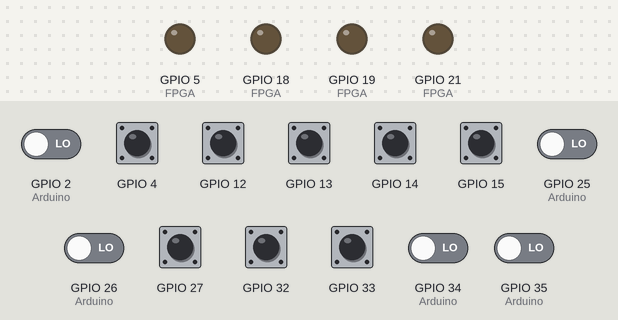
Simulated run of this sketch. Board: ESP32. On the bench: output pins drawn as LEDs (lit = HIGH). Inputs (shaded band) come from the test bench; at power-on: GPIO 4, GPIO 12–15, GPIO 27, GPIO 32, GPIO 33 HIGH, GPIO 2 (Arduino), GPIO 25 (Arduino), GPIO 26 (Arduino), GPIO 34 (Arduino), GPIO 35 (Arduino) LOW. What the sketch prints to the serial monitor is not drawn.

Above: at 1.2 s.
1.3 s: GPIO 2 (Arduino) driven HIGH
At 2.5 s:
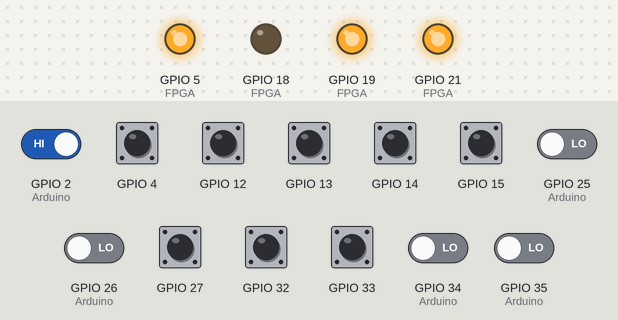
2.8 s: GPIO 2 (Arduino) driven LOW
At 3.7 s:
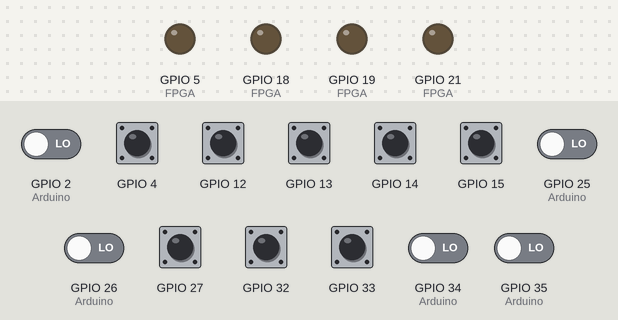
4.3 s: GPIO 4 pulled LOW for 0.15 s
At 4.37 s:
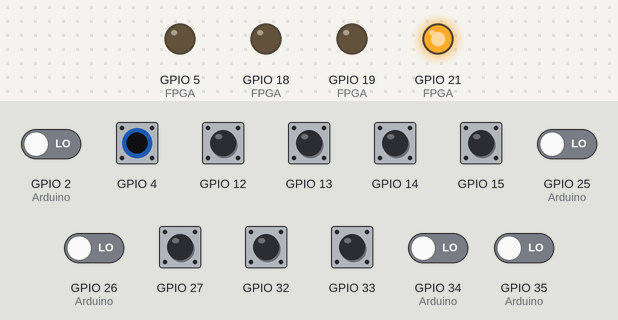
5.9 s: GPIO 12 pulled LOW for 0.15 s
At 5.97 s:
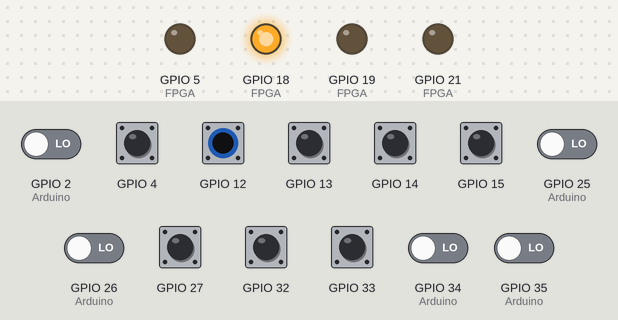
7.5 s: GPIO 13 pulled LOW for 0.15 s
At 7.57 s:
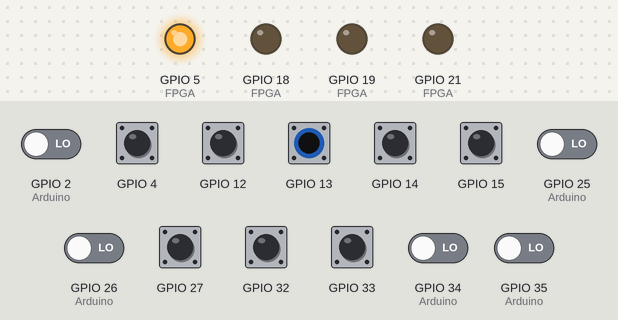
9.1 s: GPIO 14 pulled LOW for 0.15 s
At 9.17 s:
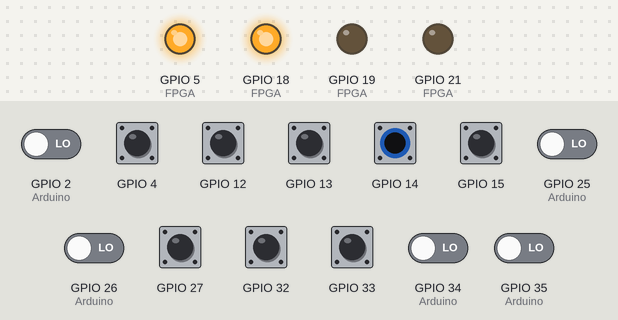
Timing chart, 0 to 11.7 s (numbered marks = the images above; inputs shaded):
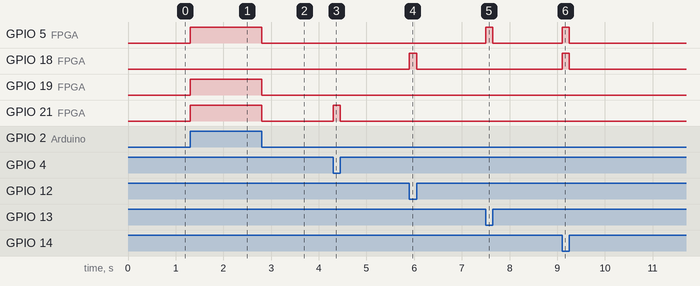

The sketch:

ESP32.ino
```cpp
#define LIMIAR 30


//Variaveis que armazenam o valor lido dos pinos touch
int botoes[13];
int botoes_dig[13];
int i;

int vetorParaValor(int vetor[], int tamanho) {
  int valor = 0;
  for(int i = 0; i < tamanho; i++)
    if(vetor[i]) valor = i +1;
  return valor;
}


void setup()
{
  Serial.begin(115200);

  pinMode(25, INPUT); // Arduino
  pinMode(26, INPUT); // Arduino
  pinMode(34, INPUT); // Arduino
  pinMode(35, INPUT); // Arduino
  pinMode(2, INPUT); // Arduino

  pinMode(5, OUTPUT); //FPGA
  pinMode(18, OUTPUT); //FPGA
  pinMode(19, OUTPUT); //FPGA
  pinMode(21, OUTPUT); //FPGA


}

void loop()
{
  //Leitura dos pinos touch
  botoes[0] = touchRead(13); //13
  botoes[1] = touchRead(12); //12
  botoes[2] = touchRead(14); //14
  botoes[3] = touchRead(27); //27
  botoes[4] = touchRead(33); //33
  botoes[5] = touchRead(32); //32
  botoes[6] = touchRead(15); //15
  botoes[7] = touchRead(4); //4
  botoes[8] = digitalRead(25); //25 = 40 arduino
  botoes[9] = digitalRead(26); //26 = 42 arduino
  botoes[10] = digitalRead(34); //34 = 44 arduino
  botoes[11] = digitalRead(35); //35 = 46 arduino
  botoes[12] = digitalRead(2); //35 = 46 arduino


for(i = 0; i < 8; i++){
  if(botoes[i] < LIMIAR) botoes_dig[i] = 1;
  else botoes_dig[i] = 0;
}
for(i = 8; i < 13; i++){
  if(botoes[i]) botoes_dig[i] = 1;
  else botoes_dig[i] = 0;
}

int valor = vetorParaValor(botoes_dig, 13);

switch (valor){
  case 0:
    digitalWrite(5, LOW);
    digitalWrite(18, LOW);
    digitalWrite(19, LOW);
    digitalWrite(21, LOW);
    Serial.println("0000");
    break;
   case 1:
    digitalWrite(5, HIGH);
    digitalWrite(18, LOW);
    digitalWrite(19, LOW);
    digitalWrite(21, LOW);
    Serial.println("0001");
    break;
    case 2:
    digitalWrite(5, LOW);
    digitalWrite(18, HIGH);
    digitalWrite(19, LOW);
    digitalWrite(21, LOW);
    Serial.println("0010");
    break;
    case 3:
    digitalWrite(5, HIGH);
    digitalWrite(18, HIGH);
    digitalWrite(19, LOW);
    digitalWrite(21, LOW);
    Serial.println("0011");
    break;
    case 4:
    digitalWrite(5, LOW);
    digitalWrite(18, LOW);
    digitalWrite(19, HIGH);
    digitalWrite(21, LOW);
    Serial.println("0100");
    break;
    case 5:
    digitalWrite(5, HIGH);
    digitalWrite(18, LOW);
    digitalWrite(19, HIGH);
    digitalWrite(21, LOW);
    Serial.println("0101");
    break;
    case 6:
    digitalWrite(5, LOW);
    digitalWrite(18, HIGH);
    digitalWrite(19, HIGH);
    digitalWrite(21, LOW);
    Serial.println("0110");
    break;
    case 7:
    digitalWrite(5, HIGH);
    digitalWrite(18, HIGH);
    digitalWrite(19, HIGH);
    digitalWrite(21, LOW);
    Serial.println("0111");
    break;
    case 8:
    digitalWrite(5, LOW);
    digitalWrite(18, LOW);
    digitalWrite(19, LOW);
    digitalWrite(21, HIGH);
    Serial.println("1000");
    break;
    case 9:
    digitalWrite(5, HIGH);
    digitalWrite(18, LOW);
    digitalWrite(19, LOW);
    digitalWrite(21, HIGH);
    Serial.println("1001");
    break;
    case 10:
    digitalWrite(5, LOW);
    digitalWrite(18, HIGH);
    digitalWrite(19, LOW);
    digitalWrite(21, HIGH);
    Serial.println("1010");
    break;
    case 11:
    digitalWrite(5, HIGH);
    digitalWrite(18, HIGH);
    digitalWrite(19, LOW);
    digitalWrite(21, HIGH);
    Serial.println("1011");
    break;
    case 12:
    digitalWrite(5, LOW);
    digitalWrite(18, LOW);
    digitalWrite(19, HIGH);
    digitalWrite(21, HIGH);
    Serial.println("1100");
    break;
    case 13:
    digitalWrite(5, HIGH);
    digitalWrite(18, LOW);
    digitalWrite(19, HIGH);
    digitalWrite(21, HIGH);
    Serial.println("1101");
    break;
    default:
    digitalWrite(5, LOW);
    digitalWrite(18, LOW);
    digitalWrite(19, LOW);
    digitalWrite(21, LOW);
    Serial.println("0000");
    break;
}
/*
for(int z = 0; z <13; z++){
  Serial.println(botoes_dig[z]);
}*/
  delayMicroseconds(1);
}
```

Measured:
- after the input at 1.3 s, GPIO 5 (FPGA), GPIO 19 (FPGA), GPIO 21 (FPGA): LOW → HIGH at once
- after the input at 2.8 s, GPIO 5 (FPGA), GPIO 19 (FPGA), GPIO 21 (FPGA): HIGH → LOW at once
- after the input at 4.3 s, GPIO 21 (FPGA): LOW → HIGH at once, → LOW 0.15 s later
- after the input at 5.9 s, GPIO 18 (FPGA): LOW → HIGH at once, → LOW 0.15 s later
- after the input at 7.5 s, GPIO 5 (FPGA): LOW → HIGH at once, → LOW 0.15 s later
- after the input at 9.1 s, GPIO 5 (FPGA), GPIO 18 (FPGA): LOW → HIGH at once, → LOW 0.15 s later
